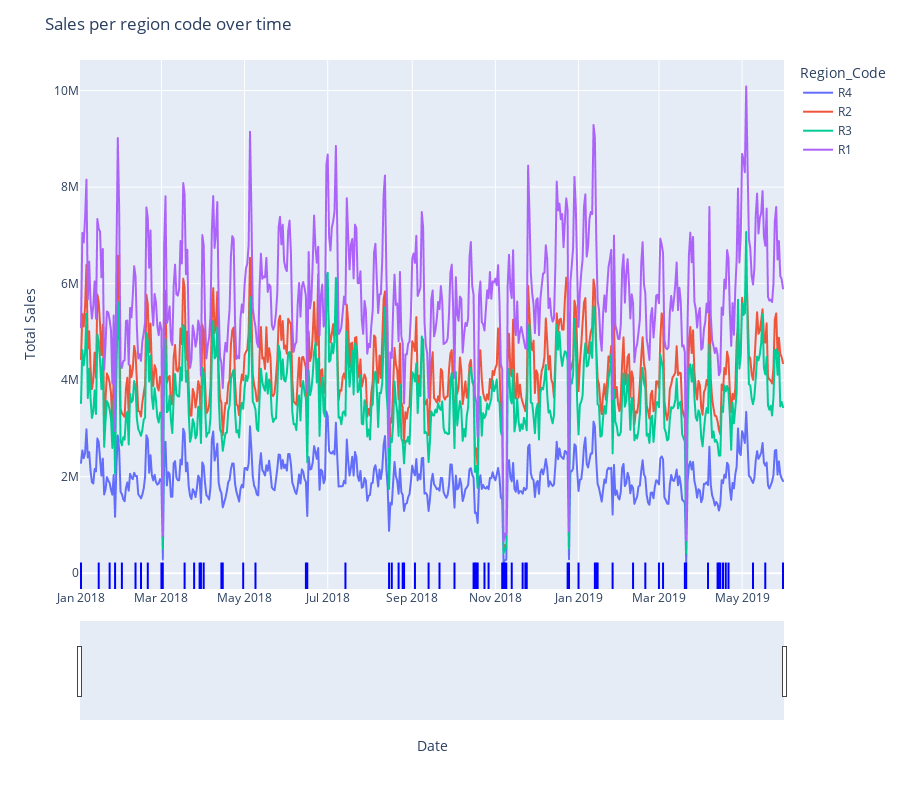

Write notebook code for a chart like this one.
### Markdown cell above
# Individual Sales Analysis

### Code cell
plt.figure(figsize=(20, 10))
def plot_grouped_time_series(df, x, y, group, title, xaxis_title, yaxis_title):
    fig = px.line(df, x=x, y=y, color=group)
    for date in holidays:
        fig.add_shape(
            type="line",
            x0=date,
            x1=date,
            y0=0.05,  
            y1=0,   
            xref="x",
            yref="paper",
            line=dict(color="blue", width=2)
        )
    fig.update_layout(
        title=title,
        xaxis_title=xaxis_title,
        yaxis_title=yaxis_title,
        xaxis_rangeslider_visible=True,
        height=800,
    )
    fig.show()

# Reset the index to make 'Date' a column
# train_region_code_agg_reset = train_region_code_agg.reset_index()

plot_grouped_time_series(train_region_code_agg, "Date", "Total_Sales", "Region_Code", "Sales per region code over time", "Date", "Total Sales")

### Figure 1 — Plotly figure (JSON) as saved in the notebook; plotly's stock layout.template omitted (floating-point values rounded to 4 significant figures; data arrays with more than 128 entries replaced by an {"elided": "..."} marker saying what was removed)
{"data": [{"hovertemplate": "Region_Code=R4<br>Date=%{x}<br>Total_Sales=%{y}<extra></extra>", "legendgroup": "R4", "line": {"color": "#636efa", "dash": "solid"}, "marker": {"symbol": "circle"}, "mode": "lines", "name": "R4", "showlegend": true, "type": "scattergl", "x": {"elided": "516 str values"}, "xaxis": "x", "y": {"elided": "516 int values"}, "yaxis": "y"}, {"hovertemplate": "Region_Code=R2<br>Date=%{x}<br>Total_Sales=%{y}<extra></extra>", "legendgroup": "R2", "line": {"color": "#EF553B", "dash": "solid"}, "marker": {"symbol": "circle"}, "mode": "lines", "name": "R2", "showlegend": true, "type": "scattergl", "x": {"elided": "516 str values"}, "xaxis": "x", "y": {"elided": "516 int values"}, "yaxis": "y"}, {"hovertemplate": "Region_Code=R3<br>Date=%{x}<br>Total_Sales=%{y}<extra></extra>", "legendgroup": "R3", "line": {"color": "#00cc96", "dash": "solid"}, "marker": {"symbol": "circle"}, "mode": "lines", "name": "R3", "showlegend": true, "type": "scattergl", "x": {"elided": "516 str values"}, "xaxis": "x", "y": {"elided": "516 int values"}, "yaxis": "y"}, {"hovertemplate": "Region_Code=R1<br>Date=%{x}<br>Total_Sales=%{y}<extra></extra>", "legendgroup": "R1", "line": {"color": "#ab63fa", "dash": "solid"}, "marker": {"symbol": "circle"}, "mode": "lines", "name": "R1", "showlegend": true, "type": "scattergl", "x": {"elided": "516 str values"}, "xaxis": "x", "y": {"elided": "516 int values"}, "yaxis": "y"}], "layout": {"height": 800, "legend": {"title": {"text": "Region_Code"}, "tracegroupgap": 0}, "margin": {"t": 60}, "shapes": [{"line": {"color": "blue", "width": 2}, "type": "line", "x0": "2019-01-13", "x1": "2019-01-13", "xref": "x", "y0": 0.05, "y1": 0, "yref": "paper"}, {"line": {"color": "blue", "width": 2}, "type": "line", "x0": "2019-03-21", "x1": "2019-03-21", "xref": "x", "y0": 0.05, "y1": 0, "yref": "paper"}, {"line": {"color": "blue", "width": 2}, "type": "line", "x0": "2019-04-14", "x1": "2019-04-14", "xref": "x", "y0": 0.05, "y1": 0, "yref": "paper"}, {"line": {"color": "blue", "width": 2}, "type": "line", "x0": "2019-04-17", "x1": "2019-04-17", "xref": "x", "y0": 0.05, "y1": 0, "yref": "paper"}, {"line": {"color": "blue", "width": 2}, "type": "line", "x0": "2019-04-19", "x1": "2019-04-19", "xref": "x", "y0": 0.05, "y1": 0, "yref": "paper"}, {"line": {"color": "blue", "width": 2}, "type": "line", "x0": "2019-05-09", "x1": "2019-05-09", "xref": "x", "y0": 0.05, "y1": 0, "yref": "paper"}, {"line": {"color": "blue", "width": 2}, "type": "line", "x0": "2018-03-25", "x1": "2018-03-25", "xref": "x", "y0": 0.05, "y1": 0, "yref": "paper"}, {"line": {"color": "blue", "width": 2}, "type": "line", "x0": "2018-08-26", "x1": "2018-08-26", "xref": "x", "y0": 0.05, "y1": 0, "yref": "paper"}, {"line": {"color": "blue", "width": 2}, "type": "line", "x0": "2018-11-07", "x1": "2018-11-07", "xref": "x", "y0": 0.05, "y1": 0, "yref": "paper"}, {"line": {"color": "blue", "width": 2}, "type": "line", "x0": "2019-04-13", "x1": "2019-04-13", "xref": "x", "y0": 0.05, "y1": 0, "yref": "paper"}, {"line": {"color": "blue", "width": 2}, "type": "line", "x0": "2018-02-10", "x1": "2018-02-10", "xref": "x", "y0": 0.05, "y1": 0, "yref": "paper"}, {"line": {"color": "blue", "width": 2}, "type": "line", "x0": "2018-03-01", "x1": "2018-03-01", "xref": "x", "y0": 0.05, "y1": 0, "yref": "paper"}, {"line": {"color": "blue", "width": 2}, "type": "line", "x0": "2018-04-30", "x1": "2018-04-30", "xref": "x", "y0": 0.05, "y1": 0, "yref": "paper"}, {"line": {"color": "blue", "width": 2}, "type": "line", "x0": "2018-08-15", "x1": "2018-08-15", "xref": "x", "y0": 0.05, "y1": 0, "yref": "paper"}, {"line": {"color": "blue", "width": 2}, "type": "line", "x0": "2018-08-17", "x1": "2018-08-17", "xref": "x", "y0": 0.05, "y1": 0, "yref": "paper"}, {"line": {"color": "blue", "width": 2}, "type": "line", "x0": "2018-09-13", "x1": "2018-09-13", "xref": "x", "y0": 0.05, "y1": 0, "yref": "paper"}, {"line": {"color": "blue", "width": 2}, "type": "line", "x0": "2018-01-14", "x1": "2018-01-14", "xref": "x", "y0": 0.05, "y1": 0, "yref": "paper"}, {"line": {"color": "blue", "width": 2}, "type": "line", "x0": "2018-02-14", "x1": "2018-02-14", "xref": "x", "y0": 0.05, "y1": 0, "yref": "paper"}, {"line": {"color": "blue", "width": 2}, "type": "line", "x0": "2018-04-14", "x1": "2018-04-14", "xref": "x", "y0": 0.05, "y1": 0, "yref": "paper"}, {"line": {"color": "blue", "width": 2}, "type": "line", "x0": "2018-08-22", "x1": "2018-08-22", "xref": "x", "y0": 0.05, "y1": 0, "yref": "paper"}, {"line": {"color": "blue", "width": 2}, "type": "line", "x0": "2018-10-24", "x1": "2018-10-24", "xref": "x", "y0": 0.05, "y1": 0, "yref": "paper"}, {"line": {"color": "blue", "width": 2}, "type": "line", "x0": "2018-11-09", "x1": "2018-11-09", "xref": "x", "y0": 0.05, "y1": 0, "yref": "paper"}, {"line": {"color": "blue", "width": 2}, "type": "line", "x0": "2019-04-06", "x1": "2019-04-06", "xref": "x", "y0": 0.05, "y1": 0, "yref": "paper"}, {"line": {"color": "blue", "width": 2}, "type": "line", "x0": "2018-02-19", "x1": "2018-02-19", "xref": "x", "y0": 0.05, "y1": 0, "yref": "paper"}, {"line": {"color": "blue", "width": 2}, "type": "line", "x0": "2018-03-18", "x1": "2018-03-18", "xref": "x", "y0": 0.05, "y1": 0, "yref": "paper"}, {"line": {"color": "blue", "width": 2}, "type": "line", "x0": "2018-06-16", "x1": "2018-06-16", "xref": "x", "y0": 0.05, "y1": 0, "yref": "paper"}, {"line": {"color": "blue", "width": 2}, "type": "line", "x0": "2018-11-06", "x1": "2018-11-06", "xref": "x", "y0": 0.05, "y1": 0, "yref": "paper"}, {"line": {"color": "blue", "width": 2}, "type": "line", "x0": "2019-01-01", "x1": "2019-01-01", "xref": "x", "y0": 0.05, "y1": 0, "yref": "paper"}, {"line": {"color": "blue", "width": 2}, "type": "line", "x0": "2019-03-01", "x1": "2019-03-01", "xref": "x", "y0": 0.05, "y1": 0, "yref": "paper"}, {"line": {"color": "blue", "width": 2}, "type": "line", "x0": "2018-01-26", "x1": "2018-01-26", "xref": "x", "y0": 0.05, "y1": 0, "yref": "paper"}, {"line": {"color": "blue", "width": 2}, "type": "line", "x0": "2018-04-01", "x1": "2018-04-01", "xref": "x", "y0": 0.05, "y1": 0, "yref": "paper"}, {"line": {"color": "blue", "width": 2}, "type": "line", "x0": "2018-04-15", "x1": "2018-04-15", "xref": "x", "y0": 0.05, "y1": 0, "yref": "paper"}, {"line": {"color": "blue", "width": 2}, "type": "line", "x0": "2018-05-09", "x1": "2018-05-09", "xref": "x", "y0": 0.05, "y1": 0, "yref": "paper"}, {"line": {"color": "blue", "width": 2}, "type": "line", "x0": "2018-06-15", "x1": "2018-06-15", "xref": "x", "y0": 0.05, "y1": 0, "yref": "paper"}, {"line": {"color": "blue", "width": 2}, "type": "line", "x0": "2018-09-03", "x1": "2018-09-03", "xref": "x", "y0": 0.05, "y1": 0, "yref": "paper"}, {"line": {"color": "blue", "width": 2}, "type": "line", "x0": "2018-10-17", "x1": "2018-10-17", "xref": "x", "y0": 0.05, "y1": 0, "yref": "paper"}, {"line": {"color": "blue", "width": 2}, "type": "line", "x0": "2018-10-27", "x1": "2018-10-27", "xref": "x", "y0": 0.05, "y1": 0, "yref": "paper"}, {"line": {"color": "blue", "width": 2}, "type": "line", "x0": "2018-11-23", "x1": "2018-11-23", "xref": "x", "y0": 0.05, "y1": 0, "yref": "paper"}, {"line": {"color": "blue", "width": 2}, "type": "line", "x0": "2018-11-24", "x1": "2018-11-24", "xref": "x", "y0": 0.05, "y1": 0, "yref": "paper"}, {"line": {"color": "blue", "width": 2}, "type": "line", "x0": "2019-01-15", "x1": "2019-01-15", "xref": "x", "y0": 0.05, "y1": 0, "yref": "paper"}, {"line": {"color": "blue", "width": 2}, "type": "line", "x0": "2019-03-20", "x1": "2019-03-20", "xref": "x", "y0": 0.05, "y1": 0, "yref": "paper"}, {"line": {"color": "blue", "width": 2}, "type": "line", "x0": "2019-04-21", "x1": "2019-04-21", "xref": "x", "y0": 0.05, "y1": 0, "yref": "paper"}, {"line": {"color": "blue", "width": 2}, "type": "line", "x0": "2018-01-01", "x1": "2018-01-01", "xref": "x", "y0": 0.05, "y1": 0, "yref": "paper"}, {"line": {"color": "blue", "width": 2}, "type": "line", "x0": "2018-07-14", "x1": "2018-07-14", "xref": "x", "y0": 0.05, "y1": 0, "yref": "paper"}, {"line": {"color": "blue", "width": 2}, "type": "line", "x0": "2018-08-25", "x1": "2018-08-25", "xref": "x", "y0": 0.05, "y1": 0, "yref": "paper"}, {"line": {"color": "blue", "width": 2}, "type": "line", "x0": "2018-09-21", "x1": "2018-09-21", "xref": "x", "y0": 0.05, "y1": 0, "yref": "paper"}, {"line": {"color": "blue", "width": 2}, "type": "line", "x0": "2018-11-21", "x1": "2018-11-21", "xref": "x", "y0": 0.05, "y1": 0, "yref": "paper"}, {"line": {"color": "blue", "width": 2}, "type": "line", "x0": "2018-12-25", "x1": "2018-12-25", "xref": "x", "y0": 0.05, "y1": 0, "yref": "paper"}, {"line": {"color": "blue", "width": 2}, "type": "line", "x0": "2019-01-26", "x1": "2019-01-26", "xref": "x", "y0": 0.05, "y1": 0, "yref": "paper"}, {"line": {"color": "blue", "width": 2}, "type": "line", "x0": "2019-02-10", "x1": "2019-02-10", "xref": "x", "y0": 0.05, "y1": 0, "yref": "paper"}, {"line": {"color": "blue", "width": 2}, "type": "line", "x0": "2019-04-15", "x1": "2019-04-15", "xref": "x", "y0": 0.05, "y1": 0, "yref": "paper"}, {"line": {"color": "blue", "width": 2}, "type": "line", "x0": "2019-05-31", "x1": "2019-05-31", "xref": "x", "y0": 0.05, "y1": 0, "yref": "paper"}, {"line": {"color": "blue", "width": 2}, "type": "line", "x0": "2018-01-31", "x1": "2018-01-31", "xref": "x", "y0": 0.05, "y1": 0, "yref": "paper"}, {"line": {"color": "blue", "width": 2}, "type": "line", "x0": "2018-03-29", "x1": "2018-03-29", "xref": "x", "y0": 0.05, "y1": 0, "yref": "paper"}, {"line": {"color": "blue", "width": 2}, "type": "line", "x0": "2018-03-30", "x1": "2018-03-30", "xref": "x", "y0": 0.05, "y1": 0, "yref": "paper"}, {"line": {"color": "blue", "width": 2}, "type": "line", "x0": "2018-10-16", "x1": "2018-10-16", "xref": "x", "y0": 0.05, "y1": 0, "yref": "paper"}, {"line": {"color": "blue", "width": 2}, "type": "line", "x0": "2018-10-19", "x1": "2018-10-19", "xref": "x", "y0": 0.05, "y1": 0, "yref": "paper"}, {"line": {"color": "blue", "width": 2}, "type": "line", "x0": "2018-11-08", "x1": "2018-11-08", "xref": "x", "y0": 0.05, "y1": 0, "yref": "paper"}, {"line": {"color": "blue", "width": 2}, "type": "line", "x0": "2019-01-14", "x1": "2019-01-14", "xref": "x", "y0": 0.05, "y1": 0, "yref": "paper"}, {"line": {"color": "blue", "width": 2}, "type": "line", "x0": "2019-02-19", "x1": "2019-02-19", "xref": "x", "y0": 0.05, "y1": 0, "yref": "paper"}, {"line": {"color": "blue", "width": 2}, "type": "line", "x0": "2019-03-04", "x1": "2019-03-04", "xref": "x", "y0": 0.05, "y1": 0, "yref": "paper"}, {"line": {"color": "blue", "width": 2}, "type": "line", "x0": "2019-05-18", "x1": "2019-05-18", "xref": "x", "y0": 0.05, "y1": 0, "yref": "paper"}, {"line": {"color": "blue", "width": 2}, "type": "line", "x0": "2018-01-22", "x1": "2018-01-22", "xref": "x", "y0": 0.05, "y1": 0, "yref": "paper"}, {"line": {"color": "blue", "width": 2}, "type": "line", "x0": "2018-03-02", "x1": "2018-03-02", "xref": "x", "y0": 0.05, "y1": 0, "yref": "paper"}, {"line": {"color": "blue", "width": 2}, "type": "line", "x0": "2018-10-02", "x1": "2018-10-02", "xref": "x", "y0": 0.05, "y1": 0, "yref": "paper"}, {"line": {"color": "blue", "width": 2}, "type": "line", "x0": "2018-10-18", "x1": "2018-10-18", "xref": "x", "y0": 0.05, "y1": 0, "yref": "paper"}, {"line": {"color": "blue", "width": 2}, "type": "line", "x0": "2018-11-13", "x1": "2018-11-13", "xref": "x", "y0": 0.05, "y1": 0, "yref": "paper"}, {"line": {"color": "blue", "width": 2}, "type": "line", "x0": "2018-12-24", "x1": "2018-12-24", "xref": "x", "y0": 0.05, "y1": 0, "yref": "paper"}], "title": {"text": "Sales per region code over time"}, "xaxis": {"anchor": "y", "domain": [0, 1], "rangeslider": {"visible": true}, "title": {"text": "Date"}}, "yaxis": {"anchor": "x", "domain": [0, 1], "title": {"text": "Total Sales"}}}}
